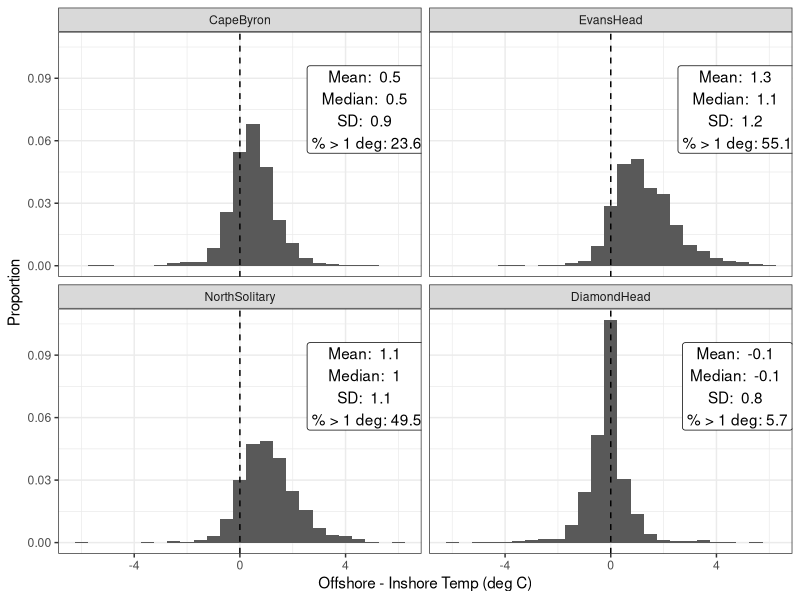
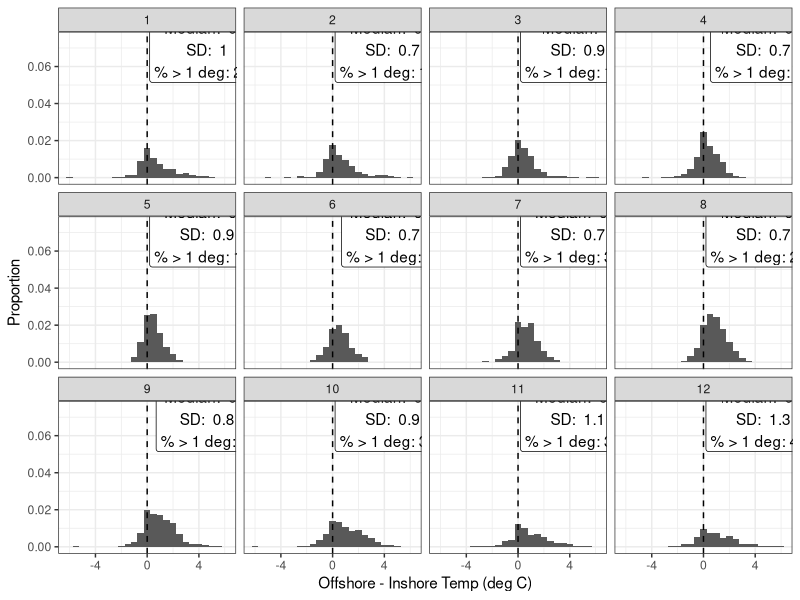
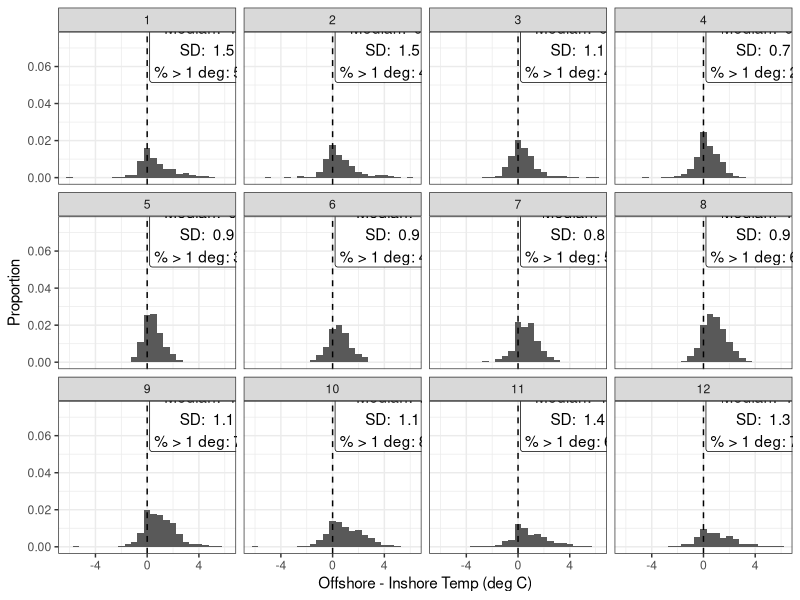
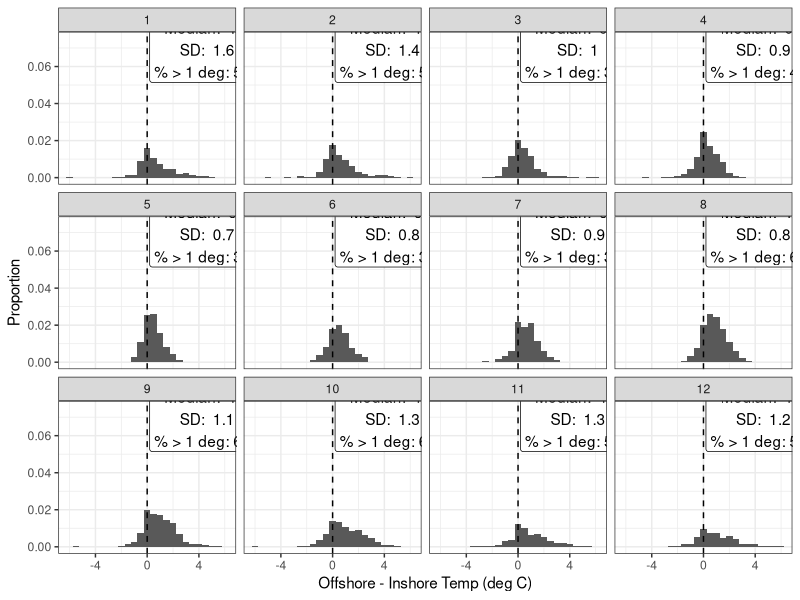
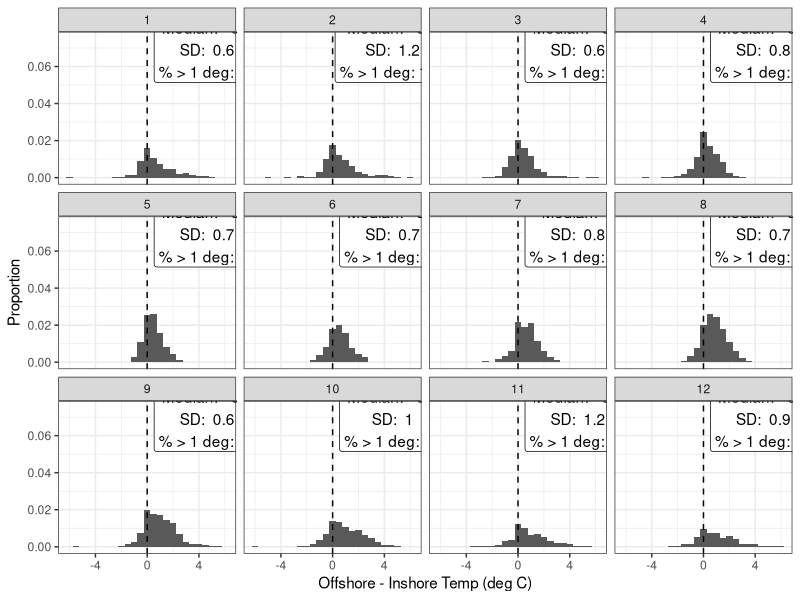
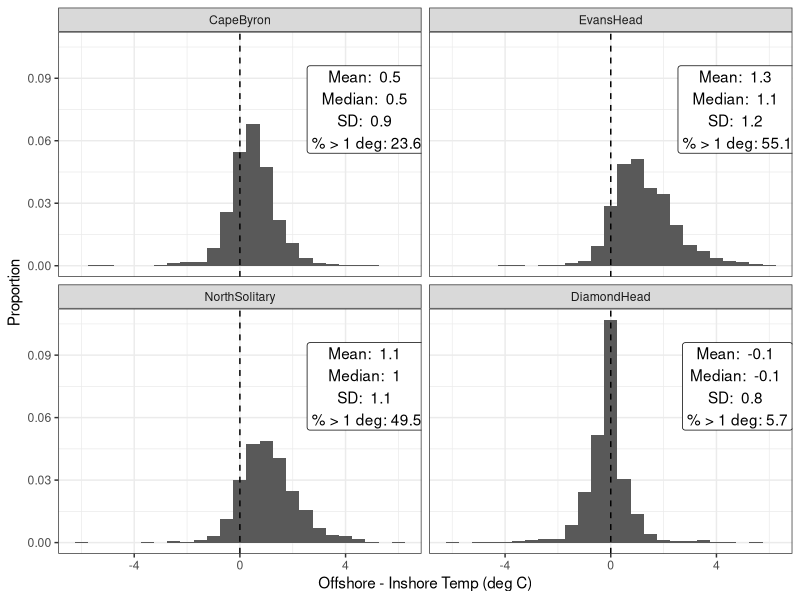
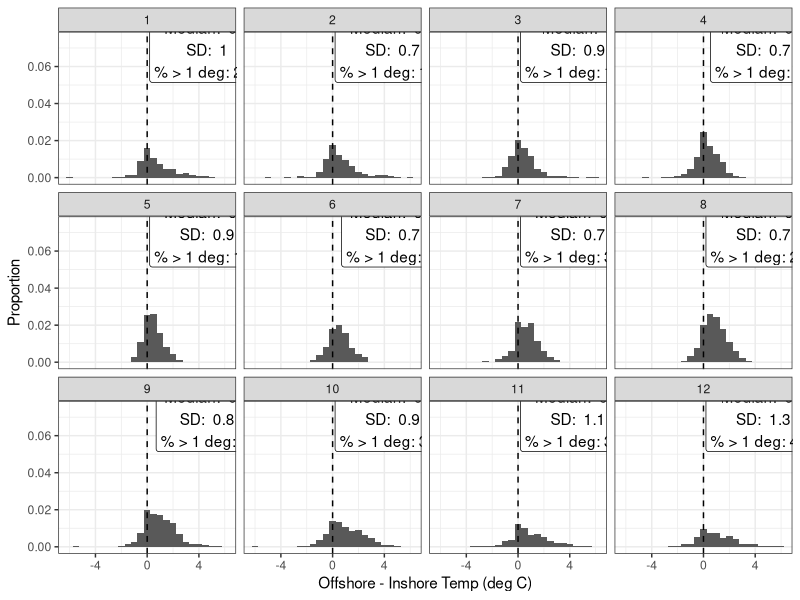
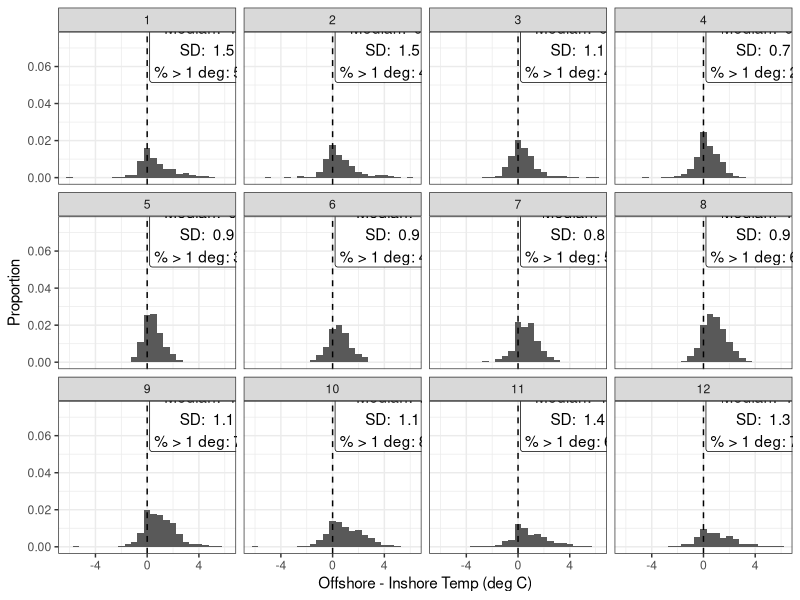

R code for these plots, in order:
# Looking at the temperature gradient from inner shelf to outer shelf

## Need to get location and date matrix then extract SST from satelites

# As inshore, let's use 15km from shore


library(tidyverse)

# #inshore locations (15 km from shore):
#  # CB - -28.632 , 153.794
#  # EH - -29 , 153.637
#  # NS - -30 , 153.384
#  # DH - -31.75, 153.944
# sitesX <- data.frame(Site = c("CapeByron", "EvansHead", "NorthSolitary", "DiamondHead"),
#                     Latitude_Inshore = c(-28.632, -29, -30, -31.65),
#                     Longitude_Inshore = c(153.794, 153.637, 153.384, 153.944))
# 
# # Offshore locations 
# library(geosphere)
# destPoint(p = c(sitesX$Longitude_Inshore[1], sitesX$Latitude_Inshore[1]), b = 90, d = 25000)
# destPoint(p = c(sitesX$Longitude_Inshore[2], sitesX$Latitude_Inshore[2]), b = 90, d = 25000)
# destPoint(p = c(sitesX$Longitude_Inshore[3], sitesX$Latitude_Inshore[3]), b = 90, d = 25000)
# destPoint(p = c(sitesX$Longitude_Inshore[4], sitesX$Latitude_Inshore[4]), b = 90, d = 25000)
# 
# sitesX$Latitude_Offshore <- c(-28.63176, -28.99976, -29.99975, -31.64973)
# sitesX$Longitude_Offshore <- c(154.0497, 153.8936, 153.6431, 154.2076)
# 
# sitesX
# 
# # Now make date string
# # let's to 2004 - 2013 (10 years)
# 
# Date = seq.Date(from = as.Date("2004-01-01") , to = as.Date("2013-12-31"), by = 1)
# 
# 
# ### Make a dataframe for each site
# sites = levels(sitesX$Site)
# sites
# 
# df_list <- list()
# 
# for (i in sites){
#   dat2 <- filter(sitesX, Site == i)
#   assign(paste0("dat_",i,"_West"), data.frame(Longitude = dat2$Longitude_Inshore[1], Latitude = dat2$Latitude_Inshore[1],
#                                               Date =seq.Date(from = as.Date("2004-01-01") , to = as.Date("2013-12-31"), by = 1),
#                                               Location = paste0(i,"_West")))
#   assign(paste0("dat_",i,"_East"), data.frame(Longitude = dat2$Longitude_Offshore[1], Latitude = dat2$Latitude_Offshore[1],
#                                               Date = seq.Date(from = as.Date("2004-01-01") , to = as.Date("2013-12-31"), by = 1),
#                                               Location = paste0(i,"_East")))
# }
# 
# # merge into a single dataframe
# df_list <- list(dat_CapeByron_East, dat_CapeByron_West, dat_DiamondHead_East, dat_DiamondHead_West,
#                 dat_EvansHead_East, dat_EvansHead_West, dat_NorthSolitary_East, dat_NorthSolitary_West)
# full_dat <- bind_rows(df_list)
# full_dat$Location <- as.factor(full_dat$Location)
# str(full_dat)
# 
# 
# 
# 
# ############################
# 
# # Test a smaller dataset (works well)
# #full_dat <- head(full_dat)
# 
# # # remove dodgy dates from MODIS
# # full_dat <- filter(full_dat, Date != "2004-12-04")
# # full_dat <- filter(full_dat, Date != "2006-07-05")
# # full_dat <- filter(full_dat, Date != "2007-06-02")
# # full_dat <- filter(full_dat, Date != "2007-12-02")
# # 
# # 
# CBE_dat <- filter(full_dat, Location == "CapeByron_East")
# CBW_dat <- filter(full_dat, Location == "CapeByron_West")
# DHE_dat <- filter(full_dat, Location == "DiamondHead_East")
# DHW_dat <- filter(full_dat, Location == "DiamondHead_West")
# NSE_dat <- filter(full_dat, Location == "NorthSolitary_East")
# NSW_dat <- filter(full_dat, Location == "NorthSolitary_West")
# EHE_dat <- filter(full_dat, Location == "EvansHead_East")
# EHW_dat <- filter(full_dat, Location == "EvansHead_West")
# 
# 
# head(full_dat)
# 
# ## Load download code
# source("../../../IMOS Data/IMOS_Toolbox/fIMOS_MatchMODIS.R")
# #source("fIMOS_MatchMODIS.R")
# 
# 
# # Possible products
# # pr <- c("sst_quality", "sst", "picop_brewin2012in", "picop_brewin2010at", "par", 
# #         "owtd", "npp_vgpm_eppley_oc3", "npp_vgpm_eppley_gsm", "nanop_brewin2012in",
# #         "nanop_brewin2010at", "l2_flags", "ipar", "dt", "chl_oc3", "chl_gsm", "K_490")
# 
# pr <- c("sst") # select products here eg: "chl_oc3", "sst"
# # Set resolutions
# res_temp <- "1d" # temporal resolutions
# res_spat <- 5 # Return the average of res_spat x res_spat pixels
# 
# #dat <- fIMOS_MatchMODIS(full_dat, pr, res_temp, res_spat)
# #str(dat)
# 
# 
# 
# #write.csv(dat, "Inshore_Offshore_Gradient.csv", row.names = F)
# 
# 
# 
# #CBE_dat <- fIMOS_MatchMODIS(CBE_dat, pr, res_temp, res_spat) #
# #write.csv(CBE_dat, "CB_east.csv", row.names = FALSE)
# CBE_dat <- read_csv("CB_east.csv")
# 
# #CBW_dat <- fIMOS_MatchMODIS(CBW_dat, pr, res_temp, res_spat) #
# #write.csv(CBW_dat, "CB_west.csv", row.names = FALSE)
# CBW_dat <- read_csv("CB_west.csv")
# 
# #EHE_dat <- fIMOS_MatchMODIS(EHE_dat, pr, res_temp, res_spat) #
# #write.csv(EHE_dat, "EH_east.csv", row.names = FALSE)
# EHE_dat <- read_csv("EH_east.csv")
# 
# #EHW_dat <- fIMOS_MatchMODIS(EHW_dat, pr, res_temp, res_spat) #
# #write.csv(EHW_dat, "EH_west.csv", row.names = FALSE)
# EHW_dat <- read_csv("EH_west.csv")
# 
# #NSE_dat <- fIMOS_MatchMODIS(NSE_dat, pr, res_temp, res_spat) #
# #write.csv(NSE_dat, "NS_east.csv", row.names = FALSE)
# NSE_dat <- read_csv("NS_east.csv")
# 
# #NSW_dat <- fIMOS_MatchMODIS(NSW_dat, pr, res_temp, res_spat) #
# #write.csv(NSW_dat, "NS_west.csv", row.names = FALSE)
# NSW_dat <- read_csv("NS_west.csv")
# 
# #DHE_dat <- fIMOS_MatchMODIS(DHE_dat, pr, res_temp, res_spat) #
# #write.csv(DHE_dat, "DH_east.csv", row.names = FALSE)
# DHE_dat <- read_csv("DH_east.csv")
# 
# 
# #DHW_dat <- fIMOS_MatchMODIS(DHW_dat, pr, res_temp, res_spat) #
# #write.csv(DHW_dat, "DH_west.csv", row.names = FALSE)
# DHW_dat <- read_csv("DH_west.csv")
# 
# 
# df_list <- list(CBE_dat, CBW_dat, EHE_dat,EHW_dat, NSW_dat, NSE_dat, DHE_dat, DHW_dat) # fill with more later
# dat <- bind_rows(df_list)
# 
# 
# dat2 <- str_split_fixed(dat$Location, pattern = "_", n = 2)
# dat$Transect <- as.factor(dat2[,1])
# dat$East_West <- as.factor(dat2[,2])
# # Remove data columns that don't match for east and west data
# dat$Location <- NULL
# dat$Latitude <- NULL
# dat$Longitude <- NULL
# head(dat)
# 
# datX <- dat %>% spread(key = East_West, value = sst_1d,  fill = NA) %>% mutate(Offshore_Inshore = East - West)
# 
# head(datX)
# tail(datX)
# hist(datX$Offshore_Inshore)
# summary(datX$Offshore_Inshore)
# levels(dat$East_West)
# levels(dat$Transect)
# 
# datX$Transect <- factor(datX$Transect, levels = c("CapeByron", "EvansHead", "NorthSolitary", "DiamondHead"))
# 
# write.csv(datX, "Data/Temp gradient all sites.csv", row.names = F)

datX <- read_csv("Data/Temp gradient all sites.csv")
datX$Transect <- factor(datX$Transect, levels = c("CapeByron", "EvansHead", "NorthSolitary", "DiamondHead"))
datX <- filter(datX, Offshore_Inshore <= 8)
head(datX)


# count all samples
dat_sum_all <- datX %>% group_by(Transect) %>% drop_na(Offshore_Inshore) %>% 
  summarise(n = n(), mean = mean(Offshore_Inshore), median = median(Offshore_Inshore), sd = sd(Offshore_Inshore))
dat_sum_all
dat_sum_all$Transect <- factor(dat_sum_all$Transect, levels = c("CapeByron", "EvansHead", "NorthSolitary", "DiamondHead"))


# count all samples with a difference > 1
dat_sum <- datX %>% filter(Offshore_Inshore >= 1) %>% group_by(Transect) %>% drop_na() %>%
  summarise(n = n())
dat_sum
dat_sum$Transect <- factor(dat_sum$Transect, levels = c("CapeByron", "EvansHead", "NorthSolitary", "DiamondHead"))



p1 <- ggplot(datX, aes(x = Offshore_Inshore)) + geom_histogram(aes(y = stat(count / sum(count))), binwidth = 0.5) +
  facet_wrap(~Transect) + theme_bw() + geom_vline(aes(xintercept = 0),lty = 2) +
  xlab("Offshore - Inshore Temp (deg C)") + ylab("Proportion") +
geom_label(data = dat_sum, aes(x = 4.8, y = 0.075, 
    label = paste("Mean: ", round(dat_sum_all$mean, 1), "\nMedian: ", 
    round(dat_sum_all$median,1), "\nSD: ", round(dat_sum_all$sd, 1),
    "\n% > 1 deg:", round(n/dat_sum_all$n *100,1))))
p1

ggsave("plots/Inshore_Offshore_Temp_Gradiet.png", height = 21.8, width = 14.8*2, dpi = 600, units = "cm")

# Check Seasonal Patterns
# Cape Byron
# count all samples
datX2 <- filter(datX, Transect == "CapeByron")

dat_sum_all <- datX2 %>% group_by(Transect, Month) %>% drop_na(Offshore_Inshore) %>% 
  summarise(n = n(), mean = mean(Offshore_Inshore), median = median(Offshore_Inshore), sd = sd(Offshore_Inshore))
dat_sum_all
dat_sum_all$Transect <- factor(dat_sum_all$Transect, levels = c("CapeByron", "EvansHead", "NorthSolitary", "DiamondHead"))


# count all samples with a difference > 1
dat_sum <- datX2 %>% filter(Offshore_Inshore >= 1) %>% group_by(Transect, Month) %>% drop_na() %>%
  summarise(n = n())
dat_sum
dat_sum$Transect <- factor(dat_sum$Transect, levels = c("CapeByron", "EvansHead", "NorthSolitary", "DiamondHead"))


p1 <- ggplot(datX, aes(x = Offshore_Inshore)) + geom_histogram(aes(y = stat(count / sum(count))), binwidth = 0.5) +
  facet_wrap(~Month) + theme_bw() + geom_vline(aes(xintercept = 0),lty = 2) +
  xlab("Offshore - Inshore Temp (deg C)") + ylab("Proportion") +
  geom_label(data = dat_sum, aes(x = 4.8, y = 0.075, 
                                 label = paste("Mean: ", round(dat_sum_all$mean, 1), "\nMedian: ", 
                                               round(dat_sum_all$median,1), "\nSD: ", round(dat_sum_all$sd, 1),
                                               "\n% > 1 deg:", round(n/dat_sum_all$n *100,1))))
p1
ggsave("plots/Inshore_Offshore_Temp_Gradiet CB Months.png", height = 21.8, width = 14.8*2, dpi = 600, units = "cm")

# Evans Head
# count all samples
datX2 <- filter(datX, Transect == "EvansHead")

dat_sum_all <- datX2 %>% group_by(Transect, Month) %>% drop_na(Offshore_Inshore) %>% 
  summarise(n = n(), mean = mean(Offshore_Inshore), median = median(Offshore_Inshore), sd = sd(Offshore_Inshore))
dat_sum_all
dat_sum_all$Transect <- factor(dat_sum_all$Transect, levels = c("CapeByron", "EvansHead", "NorthSolitary", "DiamondHead"))


# count all samples with a difference > 1
dat_sum <- datX2 %>% filter(Offshore_Inshore >= 1) %>% group_by(Transect, Month) %>% drop_na() %>%
  summarise(n = n())
dat_sum
dat_sum$Transect <- factor(dat_sum$Transect, levels = c("CapeByron", "EvansHead", "NorthSolitary", "DiamondHead"))


p1 <- ggplot(datX, aes(x = Offshore_Inshore)) + geom_histogram(aes(y = stat(count / sum(count))), binwidth = 0.5) +
  facet_wrap(~Month) + theme_bw() + geom_vline(aes(xintercept = 0),lty = 2) +
  xlab("Offshore - Inshore Temp (deg C)") + ylab("Proportion") +
  geom_label(data = dat_sum, aes(x = 4.8, y = 0.075, 
                                 label = paste("Mean: ", round(dat_sum_all$mean, 1), "\nMedian: ", 
                                               round(dat_sum_all$median,1), "\nSD: ", round(dat_sum_all$sd, 1),
                                               "\n% > 1 deg:", round(n/dat_sum_all$n *100,1))))
p1
ggsave("plots/Inshore_Offshore_Temp_Gradiet EH Months.png", height = 21.8, width = 14.8*2, dpi = 600, units = "cm")

# North Solitary
# count all samples
datX2 <- filter(datX, Transect == "NorthSolitary")

dat_sum_all <- datX2 %>% group_by(Transect, Month) %>% drop_na(Offshore_Inshore) %>% 
  summarise(n = n(), mean = mean(Offshore_Inshore), median = median(Offshore_Inshore), sd = sd(Offshore_Inshore))
dat_sum_all
dat_sum_all$Transect <- factor(dat_sum_all$Transect, levels = c("CapeByron", "EvansHead", "NorthSolitary", "DiamondHead"))


# count all samples with a difference > 1
dat_sum <- datX2 %>% filter(Offshore_Inshore >= 1) %>% group_by(Transect, Month) %>% drop_na() %>%
  summarise(n = n())
dat_sum
dat_sum$Transect <- factor(dat_sum$Transect, levels = c("CapeByron", "EvansHead", "NorthSolitary", "DiamondHead"))


p1 <- ggplot(datX, aes(x = Offshore_Inshore)) + geom_histogram(aes(y = stat(count / sum(count))), binwidth = 0.5) +
  facet_wrap(~Month) + theme_bw() + geom_vline(aes(xintercept = 0),lty = 2) +
  xlab("Offshore - Inshore Temp (deg C)") + ylab("Proportion") +
  geom_label(data = dat_sum, aes(x = 4.8, y = 0.075, 
                                 label = paste("Mean: ", round(dat_sum_all$mean, 1), "\nMedian: ", 
                                               round(dat_sum_all$median,1), "\nSD: ", round(dat_sum_all$sd, 1),
                                               "\n% > 1 deg:", round(n/dat_sum_all$n *100,1))))
p1
ggsave("plots/Inshore_Offshore_Temp_Gradiet NS Months.png", height = 21.8, width = 14.8*2, dpi = 600, units = "cm")

# Diamond Head
# count all samples
datX2 <- filter(datX, Transect == "DiamondHead")

dat_sum_all <- datX2 %>% group_by(Transect, Month) %>% drop_na(Offshore_Inshore) %>% 
  summarise(n = n(), mean = mean(Offshore_Inshore), median = median(Offshore_Inshore), sd = sd(Offshore_Inshore))
dat_sum_all
dat_sum_all$Transect <- factor(dat_sum_all$Transect, levels = c("CapeByron", "EvansHead", "NorthSolitary", "DiamondHead"))


# count all samples with a difference > 1
dat_sum <- datX2 %>% filter(Offshore_Inshore >= 1) %>% group_by(Transect, Month) %>% drop_na() %>%
  summarise(n = n())
dat_sum
dat_sum$Transect <- factor(dat_sum$Transect, levels = c("CapeByron", "EvansHead", "NorthSolitary", "DiamondHead"))


p1 <- ggplot(datX, aes(x = Offshore_Inshore)) + geom_histogram(aes(y = stat(count / sum(count))), binwidth = 0.5) +
  facet_wrap(~Month) + theme_bw() + geom_vline(aes(xintercept = 0),lty = 2) +
  xlab("Offshore - Inshore Temp (deg C)") + ylab("Proportion") +
  geom_label(data = dat_sum, aes(x = 4.8, y = 0.075, 
                                 label = paste("Mean: ", round(dat_sum_all$mean, 1), "\nMedian: ", 
                                               round(dat_sum_all$median,1), "\nSD: ", round(dat_sum_all$sd, 1),
                                               "\n% > 1 deg:", round(n/dat_sum_all$n *100,1))))
p1
ggsave("plots/Inshore_Offshore_Temp_Gradiet DH Months.png", height = 21.8, width = 14.8*2, dpi = 600, units = "cm")
